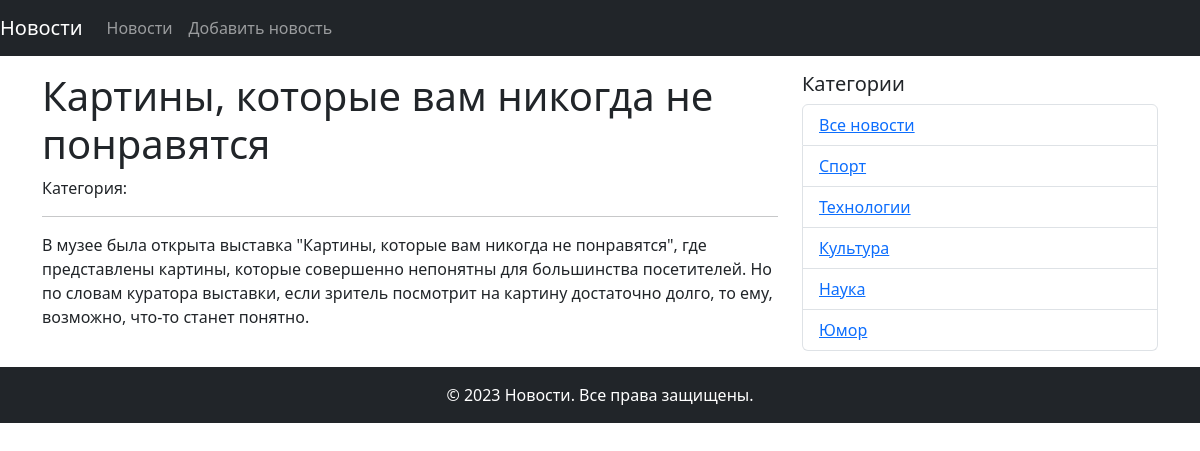
Page /news_detail/2 on the committed database.
### models.py (models this page shows, shortened)
class News(db.Model):
    id = db.Column(db.Integer, primary_key=True)
    title = db.Column(db.String(255), unique=True, nullable=False)
    text = db.Column(db.Text, nullable=False)
    created_date = db.Column(db.DateTime, default=datetime.utcnow)
    category_id = db.Column(db.Integer, db.ForeignKey('category.id'), nullable=True)
    category = db.relationship('Category', back_populates='news')

class Category(db.Model):
    id = db.Column(db.Integer, primary_key=True)
    title = db.Column(db.String(255), nullable=False)
    news = db.relationship('News', back_populates='category')

### views.py (the view)
@app.route('/news_detail/<int:id>')
def news_detail(id):
    news = News.query.get(id)
    categories = Category.query.all()
    return render_template('news_detail.html',
                           news=news,
                           categories=categories)

### templates/news_detail.html (shortened to what this page needs)
{% extends "base.html" %}
{% block content %}
  <h1>{{ news.title }}</h1>
  {% if news.category %}
    <span>Категория: <a href="{{ url_for('news_in_category', id=news.category.id) }}" class="badge badge-primary">{{ news.category.title }}</a></span>
  {% endif %}
  <hr>
  <p>{{ news.text }}</p>
{% endblock content %}

### templates/side_navigation.html
<div class="col-md-4">
  <h5>Категории</h5>
  <ul class="list-group">
    <li class="list-group-item"><a href="{{ url_for('index') }}">Все новости</a></li>
    {% for category in categories %}
      <li class="list-group-item"><a href="{{ url_for('news_in_category', id=category.id) }}">{{ category.title }}</a></li>
    {% endfor %}
  </ul>
</div>

### rows in the picture
News: title "Картины, которые вам никогда не понравятся", text "В музее была открыта выставка \"Картины, которые вам никогда не понравятся\", где представлены картины, которые совершенно непонятны для большинства посетителей. Но по словам куратора выставки, если зритель посмотрит на картину достаточно долго, то ему, возможно, что-то станет понятно."
Category: title "Спорт"
Category: title "Технологии"
Category: title "Культура"
Category: title "Наука"
Category: title "Юмор"
